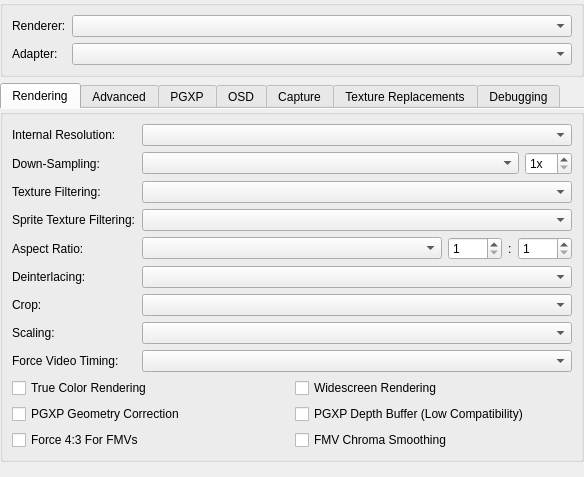
<?xml version="1.0" encoding="UTF-8"?>
<ui version="4.0">
 <class>GraphicsSettingsWidget</class>
 <widget class="QWidget" name="GraphicsSettingsWidget">
  <property name="geometry">
   <rect>
    <x>0</x>
    <y>0</y>
    <width>584</width>
    <height>477</height>
   </rect>
  </property>
  <property name="windowTitle">
   <string>Form</string>
  </property>
  <layout class="QVBoxLayout" name="verticalLayout_3">
   <property name="leftMargin">
    <number>0</number>
   </property>
   <property name="topMargin">
    <number>0</number>
   </property>
   <property name="rightMargin">
    <number>0</number>
   </property>
   <property name="bottomMargin">
    <number>0</number>
   </property>
   <item>
    <widget class="QGroupBox" name="groupBox_3">
     <property name="title">
      <string/>
     </property>
     <layout class="QFormLayout" name="formLayout">
      <item row="0" column="0">
       <widget class="QLabel" name="label">
        <property name="text">
         <string>Renderer:</string>
        </property>
       </widget>
      </item>
      <item row="0" column="1">
       <widget class="QComboBox" name="renderer"/>
      </item>
      <item row="1" column="0">
       <widget class="QLabel" name="label_5">
        <property name="text">
         <string>Adapter:</string>
        </property>
       </widget>
      </item>
      <item row="1" column="1">
       <widget class="QComboBox" name="adapter"/>
      </item>
     </layout>
    </widget>
   </item>
   <item>
    <widget class="QTabWidget" name="tabs">
     <property name="currentIndex">
      <number>0</number>
     </property>
     <property name="documentMode">
      <bool>true</bool>
     </property>
     <widget class="QWidget" name="basicTab">
      <attribute name="title">
       <string>Rendering</string>
      </attribute>
      <layout class="QVBoxLayout" name="verticalLayout_4">
       <property name="leftMargin">
        <number>0</number>
       </property>
       <property name="topMargin">
        <number>0</number>
       </property>
       <property name="rightMargin">
        <number>0</number>
       </property>
       <property name="bottomMargin">
        <number>0</number>
       </property>
       <item>
        <widget class="QGroupBox" name="groupBox_6">
         <property name="title">
          <string/>
         </property>
         <layout class="QFormLayout" name="formLayout_2">
          <item row="0" column="0">
           <widget class="QLabel" name="resolutionScaleLabel">
            <property name="text">
             <string>Internal Resolution:</string>
            </property>
           </widget>
          </item>
          <item row="0" column="1">
           <widget class="QComboBox" name="resolutionScale"/>
          </item>
          <item row="1" column="0">
           <widget class="QLabel" name="gpuDownsampleLabel">
            <property name="text">
             <string>Down-Sampling:</string>
            </property>
           </widget>
          </item>
          <item row="1" column="1">
           <layout class="QHBoxLayout" name="gpuDownsampleLayout" stretch="1,0">
            <item>
             <widget class="QComboBox" name="gpuDownsampleMode"/>
            </item>
            <item>
             <widget class="QSpinBox" name="gpuDownsampleScale">
              <property name="suffix">
               <string>x</string>
              </property>
              <property name="minimum">
               <number>1</number>
              </property>
              <property name="maximum">
               <number>16</number>
              </property>
             </widget>
            </item>
           </layout>
          </item>
          <item row="2" column="0">
           <widget class="QLabel" name="textureFilteringLabel">
            <property name="text">
             <string>Texture Filtering:</string>
            </property>
           </widget>
          </item>
          <item row="4" column="0">
           <widget class="QLabel" name="label_6">
            <property name="text">
             <string>Aspect Ratio:</string>
            </property>
           </widget>
          </item>
          <item row="4" column="1">
           <layout class="QHBoxLayout" name="horizontalLayout_2" stretch="1,0,0,0">
            <item>
             <widget class="QComboBox" name="displayAspectRatio"/>
            </item>
            <item>
             <widget class="QSpinBox" name="customAspectRatioNumerator">
              <property name="minimum">
               <number>1</number>
              </property>
              <property name="maximum">
               <number>9999</number>
              </property>
             </widget>
            </item>
            <item>
             <widget class="QLabel" name="customAspectRatioSeparator">
              <property name="text">
               <string>:</string>
              </property>
             </widget>
            </item>
            <item>
             <widget class="QSpinBox" name="customAspectRatioDenominator">
              <property name="minimum">
               <number>1</number>
              </property>
              <property name="maximum">
               <number>9999</number>
              </property>
             </widget>
            </item>
           </layout>
          </item>
          <item row="5" column="0">
           <widget class="QLabel" name="label_3">
            <property name="text">
             <string>Deinterlacing:</string>
            </property>
           </widget>
          </item>
          <item row="5" column="1">
           <widget class="QComboBox" name="displayDeinterlacing"/>
          </item>
          <item row="6" column="0">
           <widget class="QLabel" name="label_7">
            <property name="text">
             <string>Crop:</string>
            </property>
           </widget>
          </item>
          <item row="6" column="1">
           <widget class="QComboBox" name="displayCropMode"/>
          </item>
          <item row="7" column="0">
           <widget class="QLabel" name="label_8">
            <property name="text">
             <string>Scaling:</string>
            </property>
           </widget>
          </item>
          <item row="7" column="1">
           <widget class="QComboBox" name="displayScaling"/>
          </item>
          <item row="9" column="0" colspan="2">
           <layout class="QGridLayout" name="gridLayout_2">
            <item row="0" column="1">
             <widget class="QCheckBox" name="widescreenHack">
              <property name="text">
               <string>Widescreen Rendering</string>
              </property>
             </widget>
            </item>
            <item row="2" column="0">
             <widget class="QCheckBox" name="force43For24Bit">
              <property name="text">
               <string>Force 4:3 For FMVs</string>
              </property>
             </widget>
            </item>
            <item row="2" column="1">
             <widget class="QCheckBox" name="chromaSmoothingFor24Bit">
              <property name="text">
               <string>FMV Chroma Smoothing</string>
              </property>
             </widget>
            </item>
            <item row="0" column="0">
             <widget class="QCheckBox" name="trueColor">
              <property name="text">
               <string>True Color Rendering</string>
              </property>
             </widget>
            </item>
            <item row="1" column="0">
             <widget class="QCheckBox" name="pgxpEnable">
              <property name="text">
               <string>PGXP Geometry Correction</string>
              </property>
             </widget>
            </item>
            <item row="1" column="1">
             <widget class="QCheckBox" name="pgxpDepthBuffer">
              <property name="text">
               <string>PGXP Depth Buffer (Low Compatibility)</string>
              </property>
             </widget>
            </item>
           </layout>
          </item>
          <item row="2" column="1">
           <widget class="QComboBox" name="textureFiltering"/>
          </item>
          <item row="3" column="0">
           <widget class="QLabel" name="label_9">
            <property name="text">
             <string>Sprite Texture Filtering:</string>
            </property>
           </widget>
          </item>
          <item row="3" column="1">
           <widget class="QComboBox" name="spriteTextureFiltering"/>
          </item>
          <item row="8" column="0">
           <widget class="QLabel" name="forceVideoTimingLabel">
            <property name="text">
             <string>Force Video Timing:</string>
            </property>
           </widget>
          </item>
          <item row="8" column="1">
           <widget class="QComboBox" name="forceVideoTiming"/>
          </item>
         </layout>
        </widget>
       </item>
       <item>
        <spacer name="verticalSpacer_3">
         <property name="orientation">
          <enum>Qt::Orientation::Vertical</enum>
         </property>
         <property name="sizeHint" stdset="0">
          <size>
           <width>20</width>
           <height>75</height>
          </size>
         </property>
        </spacer>
       </item>
      </layout>
     </widget>
     <widget class="QWidget" name="advancedTab">
      <attribute name="title">
       <string>Advanced</string>
      </attribute>
      <layout class="QVBoxLayout" name="verticalLayout">
       <property name="leftMargin">
        <number>0</number>
       </property>
       <property name="rightMargin">
        <number>0</number>
       </property>
       <property name="bottomMargin">
        <number>0</number>
       </property>
       <item>
        <widget class="QGroupBox" name="groupBox_2">
         <property name="title">
          <string>Display Options</string>
         </property>
         <layout class="QFormLayout" name="formLayout_7">
          <item row="0" column="0">
           <widget class="QLabel" name="exclusiveFullscreenLabel">
            <property name="text">
             <string>Exclusive Fullscreen:</string>
            </property>
           </widget>
          </item>
          <item row="0" column="1">
           <layout class="QHBoxLayout" name="horizontalLayout_8">
            <item>
             <widget class="QComboBox" name="fullscreenMode"/>
            </item>
            <item>
             <widget class="QComboBox" name="exclusiveFullscreenControl"/>
            </item>
           </layout>
          </item>
          <item row="1" column="0">
           <widget class="QLabel" name="label_11">
            <property name="text">
             <string>Screen Position:</string>
            </property>
           </widget>
          </item>
          <item row="2" column="0" colspan="2">
           <layout class="QGridLayout" name="advancedDisplayOptionsLayout">
            <item row="0" column="0">
             <widget class="QCheckBox" name="disableMailboxPresentation">
              <property name="text">
               <string>Disable Mailbox Presentation</string>
              </property>
             </widget>
            </item>
            <item row="1" column="0">
             <widget class="QCheckBox" name="stretchDisplayVertically">
              <property name="text">
               <string>Stretch Vertically</string>
              </property>
             </widget>
            </item>
            <item row="0" column="1">
             <widget class="QCheckBox" name="blitSwapChain">
              <property name="text">
               <string>Use Blit Swap Chain</string>
              </property>
             </widget>
            </item>
            <item row="1" column="1">
             <widget class="QCheckBox" name="automaticallyResizeWindow">
              <property name="text">
               <string>Automatically Resize Window</string>
              </property>
             </widget>
            </item>
           </layout>
          </item>
          <item row="1" column="1">
           <layout class="QHBoxLayout" name="horizontalLayout">
            <item>
             <widget class="QComboBox" name="displayAlignment"/>
            </item>
            <item>
             <widget class="QComboBox" name="displayRotation"/>
            </item>
           </layout>
          </item>
         </layout>
        </widget>
       </item>
       <item>
        <widget class="QGroupBox" name="groupBox">
         <property name="title">
          <string>Rendering Options</string>
         </property>
         <layout class="QFormLayout" name="formLayout_6">
          <item row="1" column="0">
           <widget class="QLabel" name="gpuLineDetectModeLabel">
            <property name="text">
             <string>Line Detection:</string>
            </property>
           </widget>
          </item>
          <item row="1" column="1">
           <widget class="QComboBox" name="gpuLineDetectMode"/>
          </item>
          <item row="2" column="0" colspan="2">
           <layout class="QGridLayout" name="gridLayout_5">
            <item row="0" column="1">
             <widget class="QCheckBox" name="scaledDithering">
              <property name="text">
               <string>Scaled Dithering</string>
              </property>
             </widget>
            </item>
            <item row="0" column="0">
             <widget class="QCheckBox" name="debanding">
              <property name="text">
               <string>True Color Debanding</string>
              </property>
             </widget>
            </item>
            <item row="2" column="1">
             <widget class="QCheckBox" name="useSoftwareRendererForReadbacks">
              <property name="text">
               <string>Software Renderer Readbacks</string>
              </property>
             </widget>
            </item>
            <item row="1" column="1">
             <widget class="QCheckBox" name="forceRoundedTexcoords">
              <property name="text">
               <string>Round Upscaled Texture Coordinates</string>
              </property>
             </widget>
            </item>
            <item row="2" column="0">
             <widget class="QCheckBox" name="gpuThread">
              <property name="text">
               <string>Threaded Rendering</string>
              </property>
             </widget>
            </item>
            <item row="1" column="0">
             <widget class="QCheckBox" name="accurateBlending">
              <property name="text">
               <string>Accurate Blending</string>
              </property>
             </widget>
            </item>
           </layout>
          </item>
          <item row="0" column="0">
           <widget class="QLabel" name="msaaModeLabel">
            <property name="text">
             <string>Multi-Sampling:</string>
            </property>
           </widget>
          </item>
          <item row="0" column="1">
           <widget class="QComboBox" name="msaaMode"/>
          </item>
         </layout>
        </widget>
       </item>
       <item>
        <spacer name="verticalSpacer">
         <property name="orientation">
          <enum>Qt::Orientation::Vertical</enum>
         </property>
         <property name="sizeHint" stdset="0">
          <size>
           <width>20</width>
           <height>40</height>
          </size>
         </property>
        </spacer>
       </item>
      </layout>
     </widget>
     <widget class="QWidget" name="pgxpTab">
      <attribute name="title">
       <string>PGXP</string>
      </attribute>
      <layout class="QVBoxLayout" name="verticalLayout_5">
       <property name="leftMargin">
        <number>0</number>
       </property>
       <property name="topMargin">
        <number>0</number>
       </property>
       <property name="rightMargin">
        <number>0</number>
       </property>
       <property name="bottomMargin">
        <number>0</number>
       </property>
       <item>
        <widget class="QGroupBox" name="groupBox_7">
         <property name="title">
          <string/>
         </property>
         <layout class="QFormLayout" name="formLayout_4">
          <item row="0" column="0">
           <widget class="QLabel" name="pgxpGeometryToleranceLabel">
            <property name="text">
             <string>Geometry Tolerance:</string>
            </property>
           </widget>
          </item>
          <item row="0" column="1">
           <widget class="QDoubleSpinBox" name="pgxpGeometryTolerance">
            <property name="prefix">
             <string/>
            </property>
            <property name="suffix">
             <string>px</string>
            </property>
            <property name="minimum">
             <double>-1.000000000000000</double>
            </property>
            <property name="maximum">
             <double>100.000000000000000</double>
            </property>
            <property name="singleStep">
             <double>0.250000000000000</double>
            </property>
            <property name="value">
             <double>-1.000000000000000</double>
            </property>
           </widget>
          </item>
          <item row="1" column="0">
           <widget class="QLabel" name="pgxpDepthClearThresholdLabel">
            <property name="text">
             <string>Depth Clear Threshold:</string>
            </property>
           </widget>
          </item>
          <item row="1" column="1">
           <widget class="QDoubleSpinBox" name="pgxpDepthClearThreshold">
            <property name="maximum">
             <double>4096.000000000000000</double>
            </property>
           </widget>
          </item>
          <item row="2" column="0" colspan="2">
           <layout class="QGridLayout" name="gridLayout">
            <item row="0" column="1">
             <widget class="QCheckBox" name="pgxpColorCorrection">
              <property name="text">
               <string>Perspective Correct Colors</string>
              </property>
             </widget>
            </item>
            <item row="2" column="1">
             <widget class="QCheckBox" name="pgxpVertexCache">
              <property name="text">
               <string>Vertex Cache</string>
              </property>
             </widget>
            </item>
            <item row="0" column="0">
             <widget class="QCheckBox" name="pgxpTextureCorrection">
              <property name="text">
               <string>Perspective Correct Textures</string>
              </property>
             </widget>
            </item>
            <item row="2" column="0">
             <widget class="QCheckBox" name="pgxpCPU">
              <property name="text">
               <string>CPU Mode</string>
              </property>
             </widget>
            </item>
            <item row="1" column="1">
             <widget class="QCheckBox" name="pgxpPreserveProjPrecision">
              <property name="text">
               <string>Preserve Projection Precision</string>
              </property>
             </widget>
            </item>
            <item row="1" column="0">
             <widget class="QCheckBox" name="pgxpCulling">
              <property name="text">
               <string>Culling Correction</string>
              </property>
             </widget>
            </item>
            <item row="3" column="0">
             <widget class="QCheckBox" name="pgxpDisableOn2DPolygons">
              <property name="text">
               <string>Disable on 2D Polygons</string>
              </property>
             </widget>
            </item>
           </layout>
          </item>
         </layout>
        </widget>
       </item>
       <item>
        <spacer name="verticalSpacer_4">
         <property name="orientation">
          <enum>Qt::Orientation::Vertical</enum>
         </property>
         <property name="sizeHint" stdset="0">
          <size>
           <width>20</width>
           <height>215</height>
          </size>
         </property>
        </spacer>
       </item>
      </layout>
     </widget>
     <widget class="QWidget" name="osdTab">
      <attribute name="title">
       <string>OSD</string>
      </attribute>
      <layout class="QVBoxLayout" name="verticalLayout_6">
       <property name="leftMargin">
        <number>0</number>
       </property>
       <property name="topMargin">
        <number>0</number>
       </property>
       <property name="rightMargin">
        <number>0</number>
       </property>
       <property name="bottomMargin">
        <number>0</number>
       </property>
       <item>
        <widget class="QGroupBox" name="groupBox_8">
         <property name="title">
          <string/>
         </property>
         <layout class="QFormLayout" name="formLayout_5">
          <item row="0" column="0">
           <widget class="QLabel" name="label_29">
            <property name="text">
             <string>OSD Scale:</string>
            </property>
           </widget>
          </item>
          <item row="0" column="1">
           <widget class="QSpinBox" name="osdScale">
            <property name="suffix">
             <string>%</string>
            </property>
            <property name="minimum">
             <number>25</number>
            </property>
            <property name="maximum">
             <number>500</number>
            </property>
           </widget>
          </item>
          <item row="1" column="0" colspan="2">
           <layout class="QGridLayout" name="gridLayout_3">
            <item row="1" column="1">
             <widget class="QCheckBox" name="showFPS">
              <property name="text">
               <string>Show FPS</string>
              </property>
             </widget>
            </item>
            <item row="0" column="0">
             <widget class="QCheckBox" name="showOSDMessages">
              <property name="text">
               <string>Show OSD Messages</string>
              </property>
             </widget>
            </item>
            <item row="2" column="0">
             <widget class="QCheckBox" name="showCPU">
              <property name="text">
               <string>Show CPU Usage</string>
              </property>
             </widget>
            </item>
            <item row="3" column="0">
             <widget class="QCheckBox" name="showGPUStatistics">
              <property name="text">
               <string>Show GPU Statistics</string>
              </property>
             </widget>
            </item>
            <item row="1" column="0">
             <widget class="QCheckBox" name="showSpeed">
              <property name="text">
               <string>Show Emulation Speed</string>
              </property>
             </widget>
            </item>
            <item row="2" column="1">
             <widget class="QCheckBox" name="showGPU">
              <property name="text">
               <string>Show GPU Usage</string>
              </property>
             </widget>
            </item>
            <item row="5" column="1">
             <widget class="QCheckBox" name="showSettings">
              <property name="text">
               <string>Show Settings</string>
              </property>
             </widget>
            </item>
            <item row="0" column="1">
             <widget class="QCheckBox" name="showStatusIndicators">
              <property name="text">
               <string>Show Status Indicators</string>
              </property>
             </widget>
            </item>
            <item row="5" column="0">
             <widget class="QCheckBox" name="showInput">
              <property name="text">
               <string>Show Controller Input</string>
              </property>
             </widget>
            </item>
            <item row="4" column="0">
             <widget class="QCheckBox" name="showFrameTimes">
              <property name="text">
               <string>Show Frame Times</string>
              </property>
             </widget>
            </item>
            <item row="3" column="1">
             <widget class="QCheckBox" name="showResolution">
              <property name="text">
               <string>Show Resolution</string>
              </property>
             </widget>
            </item>
            <item row="4" column="1">
             <widget class="QCheckBox" name="showLatencyStatistics">
              <property name="text">
               <string>Show Latency Statistics</string>
              </property>
             </widget>
            </item>
           </layout>
          </item>
         </layout>
        </widget>
       </item>
       <item>
        <spacer name="verticalSpacer_5">
         <property name="orientation">
          <enum>Qt::Orientation::Vertical</enum>
         </property>
         <property name="sizeHint" stdset="0">
          <size>
           <width>20</width>
           <height>164</height>
          </size>
         </property>
        </spacer>
       </item>
      </layout>
     </widget>
     <widget class="QWidget" name="captureTab">
      <attribute name="title">
       <string>Capture</string>
      </attribute>
      <layout class="QVBoxLayout" name="verticalLayout_8">
       <property name="leftMargin">
        <number>0</number>
       </property>
       <property name="rightMargin">
        <number>0</number>
       </property>
       <property name="bottomMargin">
        <number>0</number>
       </property>
       <item>
        <widget class="QGroupBox" name="groupBox_10">
         <property name="title">
          <string>Screenshots</string>
         </property>
         <layout class="QFormLayout" name="formLayout_3">
          <item row="0" column="0">
           <widget class="QLabel" name="label_21">
            <property name="text">
             <string>Screenshot Size:</string>
            </property>
           </widget>
          </item>
          <item row="0" column="1">
           <layout class="QHBoxLayout" name="horizontalLayout_5" stretch="1,0,0,0">
            <item>
             <widget class="QComboBox" name="screenshotSize"/>
            </item>
            <item>
             <widget class="QComboBox" name="screenshotFormat"/>
            </item>
            <item>
             <widget class="QLabel" name="label_44">
              <property name="text">
               <string>Quality:</string>
              </property>
             </widget>
            </item>
            <item>
             <widget class="QSpinBox" name="screenshotQuality">
              <property name="suffix">
               <string>%</string>
              </property>
              <property name="minimum">
               <number>1</number>
              </property>
              <property name="maximum">
               <number>100</number>
              </property>
             </widget>
            </item>
           </layout>
          </item>
         </layout>
        </widget>
       </item>
       <item>
        <widget class="QGroupBox" name="captureTabGroupBox">
         <property name="title">
          <string>Media Capture</string>
         </property>
         <layout class="QFormLayout" name="captureTabGroupBoxLayout">
          <item row="0" column="0">
           <widget class="QLabel" name="label_2">
            <property name="text">
             <string>Backend:</string>
            </property>
           </widget>
          </item>
          <item row="0" column="1">
           <widget class="QComboBox" name="mediaCaptureBackend"/>
          </item>
          <item row="1" column="0">
           <widget class="QLabel" name="captureContainerLabel">
            <property name="text">
             <string>Container:</string>
            </property>
           </widget>
          </item>
          <item row="1" column="1">
           <widget class="QComboBox" name="captureContainer"/>
          </item>
          <item row="2" column="0" colspan="2">
           <layout class="QGridLayout" name="captureOptionLayout" columnstretch="1,1">
            <property name="horizontalSpacing">
             <number>20</number>
            </property>
            <property name="verticalSpacing">
             <number>10</number>
            </property>
            <item row="1" column="1">
             <widget class="QWidget" name="audioCaptureOptions" native="true">
              <layout class="QFormLayout" name="audioCaptureOptionsLayout">
               <property name="leftMargin">
                <number>0</number>
               </property>
               <property name="topMargin">
                <number>0</number>
               </property>
               <property name="rightMargin">
                <number>0</number>
               </property>
               <property name="bottomMargin">
                <number>0</number>
               </property>
               <item row="0" column="0">
                <widget class="QLabel" name="audioCaptureCodecLabel">
                 <property name="text">
                  <string>Codec:</string>
                 </property>
                </widget>
               </item>
               <item row="0" column="1">
                <widget class="QComboBox" name="audioCaptureCodec"/>
               </item>
               <item row="1" column="0">
                <widget class="QLabel" name="audioCaptureBitrateLabel">
                 <property name="text">
                  <string>Bitrate:</string>
                 </property>
                </widget>
               </item>
               <item row="1" column="1">
                <widget class="QSpinBox" name="audioCaptureBitrate">
                 <property name="suffix">
                  <string> kbps</string>
                 </property>
                 <property name="minimum">
                  <number>16</number>
                 </property>
                 <property name="maximum">
                  <number>2048</number>
                 </property>
                 <property name="singleStep">
                  <number>1</number>
                 </property>
                 <property name="value">
                  <number>128</number>
                 </property>
                </widget>
               </item>
               <item row="2" column="0" colspan="2">
                <widget class="QCheckBox" name="enableAudioCaptureArguments">
                 <property name="text">
                  <string>Extra Arguments</string>
                 </property>
                </widget>
               </item>
               <item row="3" column="0" colspan="2">
                <widget class="QLineEdit" name="audioCaptureArguments"/>
               </item>
              </layout>
             </widget>
            </item>
            <item row="0" column="1">
             <widget class="QCheckBox" name="enableAudioCapture">
              <property name="text">
               <string>Capture Audio</string>
              </property>
             </widget>
            </item>
            <item row="1" column="0">
             <widget class="QWidget" name="videoCaptureOptions" native="true">
              <layout class="QFormLayout" name="videoCaptureOptionsLayout">
               <property name="leftMargin">
                <number>0</number>
               </property>
               <property name="topMargin">
                <number>0</number>
               </property>
               <property name="rightMargin">
                <number>0</number>
               </property>
               <property name="bottomMargin">
                <number>0</number>
               </property>
               <item row="0" column="0">
                <widget class="QLabel" name="videoCaptureCodecLabel">
                 <property name="text">
                  <string>Codec:</string>
                 </property>
                </widget>
               </item>
               <item row="0" column="1">
                <widget class="QComboBox" name="videoCaptureCodec"/>
               </item>
               <item row="1" column="0">
                <widget class="QLabel" name="videoCaptureBitrateLabel">
                 <property name="text">
                  <string>Bitrate:</string>
                 </property>
                </widget>
               </item>
               <item row="1" column="1">
                <widget class="QSpinBox" name="videoCaptureBitrate">
                 <property name="suffix">
                  <string extracomment="Unit that will appear next to a number. Alter the space or whatever is needed before the text depending on your language."> kbps</string>
                 </property>
                 <property name="minimum">
                  <number>100</number>
                 </property>
                 <property name="maximum">
                  <number>100000</number>
                 </property>
                 <property name="singleStep">
                  <number>100</number>
                 </property>
                 <property name="value">
                  <number>6000</number>
                 </property>
                </widget>
               </item>
               <item row="2" column="0">
                <widget class="QLabel" name="videoCaptureResolutionLabel">
                 <property name="text">
                  <string>Resolution:</string>
                 </property>
                </widget>
               </item>
               <item row="2" column="1">
                <layout class="QHBoxLayout" name="videoCaptureSizeLayout" stretch="1,0,1,0">
                 <item>
                  <widget class="QSpinBox" name="videoCaptureWidth">
                   <property name="minimum">
                    <number>320</number>
                   </property>
                   <property name="maximum">
                    <number>32768</number>
                   </property>
                   <property name="singleStep">
                    <number>16</number>
                   </property>
                   <property name="value">
                    <number>640</number>
                   </property>
                  </widget>
                 </item>
                 <item>
                  <widget class="QLabel" name="xLabel">
                   <property name="text">
                    <string>x</string>
                   </property>
                  </widget>
                 </item>
                 <item>
                  <widget class="QSpinBox" name="videoCaptureHeight">
                   <property name="minimum">
                    <number>240</number>
                   </property>
                   <property name="maximum">
                    <number>32768</number>
                   </property>
                   <property name="singleStep">
                    <number>16</number>
                   </property>
                   <property name="value">
                    <number>480</number>
                   </property>
                  </widget>
                 </item>
                 <item>
                  <widget class="QCheckBox" name="videoCaptureResolutionAuto">
                   <property name="text">
                    <string>Auto</string>
                   </property>
                  </widget>
                 </item>
                </layout>
               </item>
               <item row="4" column="0" colspan="2">
                <widget class="QLineEdit" name="videoCaptureArguments"/>
               </item>
               <item row="3" column="0" colspan="2">
                <widget class="QCheckBox" name="enableVideoCaptureArguments">
                 <property name="text">
                  <string>Extra Arguments</string>
                 </property>
                </widget>
               </item>
              </layout>
             </widget>
            </item>
            <item row="0" column="0">
             <widget class="QCheckBox" name="enableVideoCapture">
              <property name="text">
               <string>Capture Video</string>
              </property>
             </widget>
            </item>
           </layout>
          </item>
         </layout>
        </widget>
       </item>
       <item>
        <spacer name="verticalSpacer_7">
         <property name="orientation">
          <enum>Qt::Orientation::Vertical</enum>
         </property>
         <property name="sizeHint" stdset="0">
          <size>
           <width>20</width>
           <height>295</height>
          </size>
         </property>
        </spacer>
       </item>
      </layout>
     </widget>
     <widget class="QWidget" name="tabTextureReplacements">
      <attribute name="title">
       <string>Texture Replacements</string>
      </attribute>
      <layout class="QVBoxLayout" name="verticalLayout_2">
       <property name="leftMargin">
        <number>0</number>
       </property>
       <property name="rightMargin">
        <number>0</number>
       </property>
       <property name="bottomMargin">
        <number>0</number>
       </property>
       <item>
        <widget class="QGroupBox" name="groupBox_12">
         <property name="title">
          <string>General Settings</string>
         </property>
         <layout class="QGridLayout" name="gridLayout_4">
          <item row="1" column="0">
           <widget class="QCheckBox" name="enableTextureCache">
            <property name="text">
             <string>Enable Texture Cache</string>
            </property>
           </widget>
          </item>
          <item row="0" column="0" colspan="2">
           <widget class="QLabel" name="label_4">
            <property name="text">
             <string>The texture cache is currently experimental, and may cause rendering errors in some games.</string>
            </property>
            <property name="wordWrap">
             <bool>true</bool>
            </property>
           </widget>
          </item>
          <item row="1" column="1">
           <widget class="QCheckBox" name="useOldMDECRoutines">
            <property name="text">
             <string>Use Old MDEC Routines</string>
            </property>
           </widget>
          </item>
         </layout>
        </widget>
       </item>
       <item>
        <widget class="QGroupBox" name="groupBox_5">
         <property name="title">
          <string>Texture Replacement</string>
         </property>
         <layout class="QFormLayout" name="formLayout_8">
          <item row="0" column="0" colspan="2">
           <layout class="QGridLayout" name="gridLayout_6" columnstretch="1,1">
            <item row="0" column="0">
             <widget class="QCheckBox" name="enableTextureReplacements">
              <property name="text">
               <string>Enable Texture Replacements</string>
              </property>
             </widget>
            </item>
            <item row="1" column="0">
             <widget class="QCheckBox" name="preloadTextureReplacements">
              <property name="text">
               <string>Preload Texture Replacements</string>
              </property>
             </widget>
            </item>
            <item row="0" column="1">
             <widget class="QCheckBox" name="enableTextureDumping">
              <property name="text">
               <string>Enable Texture Dumping</string>
              </property>
             </widget>
            </item>
            <item row="2" column="1">
             <layout class="QHBoxLayout" name="horizontalLayout_4"/>
            </item>
            <item row="1" column="1">
             <layout class="QHBoxLayout" name="horizontalLayout_3">
              <item>
               <spacer name="horizontalSpacer_2">
                <property name="orientation">
                 <enum>Qt::Orientation::Horizontal</enum>
                </property>
                <property name="sizeHint" stdset="0">
                 <size>
                  <width>40</width>
                  <height>20</height>
                 </size>
                </property>
               </spacer>
              </item>
              <item>
               <widget class="QPushButton" name="textureReplacementOptions">
                <property name="text">
                 <string>Options...</string>
                </property>
               </widget>
              </item>
             </layout>
            </item>
           </layout>
          </item>
         </layout>
        </widget>
       </item>
       <item>
        <widget class="QGroupBox" name="groupBox_4">
         <property name="title">
          <string>VRAM Write (Background) Replacement</string>
         </property>
         <layout class="QFormLayout" name="formLayout_9">
          <item row="0" column="0" colspan="2">
           <layout class="QGridLayout" name="gridLayout_7">
            <item row="0" column="0">
             <widget class="QCheckBox" name="vramWriteReplacement">
              <property name="text">
               <string>Enable VRAM Write Replacement</string>
              </property>
             </widget>
            </item>
            <item row="0" column="1">
             <widget class="QCheckBox" name="vramWriteDumping">
              <property name="text">
               <string>Enable VRAM Write Dumping</string>
              </property>
             </widget>
            </item>
           </layout>
          </item>
         </layout>
        </widget>
       </item>
       <item>
        <spacer name="verticalSpacer_2">
         <property name="orientation">
          <enum>Qt::Orientation::Vertical</enum>
         </property>
         <property name="sizeHint" stdset="0">
          <size>
           <width>20</width>
           <height>40</height>
          </size>
         </property>
        </spacer>
       </item>
      </layout>
     </widget>
     <widget class="QWidget" name="debugTab">
      <attribute name="title">
       <string>Debugging</string>
      </attribute>
      <layout class="QVBoxLayout" name="verticalLayout_7">
       <property name="leftMargin">
        <number>0</number>
       </property>
       <property name="rightMargin">
        <number>0</number>
       </property>
       <property name="bottomMargin">
        <number>0</number>
       </property>
       <item>
        <widget class="QGroupBox" name="groupBox_11">
         <property name="title">
          <string>Rendering Options</string>
         </property>
         <layout class="QFormLayout" name="formLayout_11">
          <item row="0" column="0">
           <widget class="QLabel" name="gpuWireframeModeLabel">
            <property name="text">
             <string>Wireframe Mode:</string>
            </property>
           </widget>
          </item>
          <item row="0" column="1">
           <widget class="QComboBox" name="gpuWireframeMode"/>
          </item>
         </layout>
        </widget>
       </item>
       <item>
        <widget class="QGroupBox" name="groupBox_9">
         <property name="title">
          <string>Device Options</string>
         </property>
         <layout class="QFormLayout" name="formLayout_10">
          <item row="0" column="0" colspan="2">
           <layout class="QGridLayout" name="gridLayout_8">
            <item row="2" column="1">
             <widget class="QCheckBox" name="disableTextureCopyToSelf">
              <property name="text">
               <string>Disable Texture Copy To Self</string>
              </property>
             </widget>
            </item>
            <item row="0" column="0">
             <widget class="QCheckBox" name="useDebugDevice">
              <property name="text">
               <string>Use Debug Device</string>
              </property>
             </widget>
            </item>
            <item row="1" column="0">
             <widget class="QCheckBox" name="disableDualSource">
              <property name="text">
               <string>Disable Dual-Source Blending</string>
              </property>
             </widget>
            </item>
            <item row="1" column="1">
             <widget class="QCheckBox" name="disableFramebufferFetch">
              <property name="text">
               <string>Disable Framebuffer Fetch</string>
              </property>
             </widget>
            </item>
            <item row="2" column="0">
             <widget class="QCheckBox" name="disableTextureBuffers">
              <property name="text">
               <string>Disable Texture Buffers</string>
              </property>
             </widget>
            </item>
            <item row="0" column="1">
             <widget class="QCheckBox" name="disableShaderCache">
              <property name="text">
               <string>Disable Shader Cache</string>
              </property>
             </widget>
            </item>
            <item row="3" column="0">
             <widget class="QCheckBox" name="disableMemoryImport">
              <property name="text">
               <string>Disable Memory Import</string>
              </property>
             </widget>
            </item>
            <item row="3" column="1">
             <widget class="QCheckBox" name="disableRasterOrderViews">
              <property name="text">
               <string>Disable Rasterizer Order Views</string>
              </property>
             </widget>
            </item>
           </layout>
          </item>
         </layout>
        </widget>
       </item>
       <item>
        <spacer name="verticalSpacer_6">
         <property name="orientation">
          <enum>Qt::Orientation::Vertical</enum>
         </property>
         <property name="sizeHint" stdset="0">
          <size>
           <width>20</width>
           <height>244</height>
          </size>
         </property>
        </spacer>
       </item>
      </layout>
     </widget>
    </widget>
   </item>
  </layout>
 </widget>
 <resources/>
 <connections/>
</ui>
